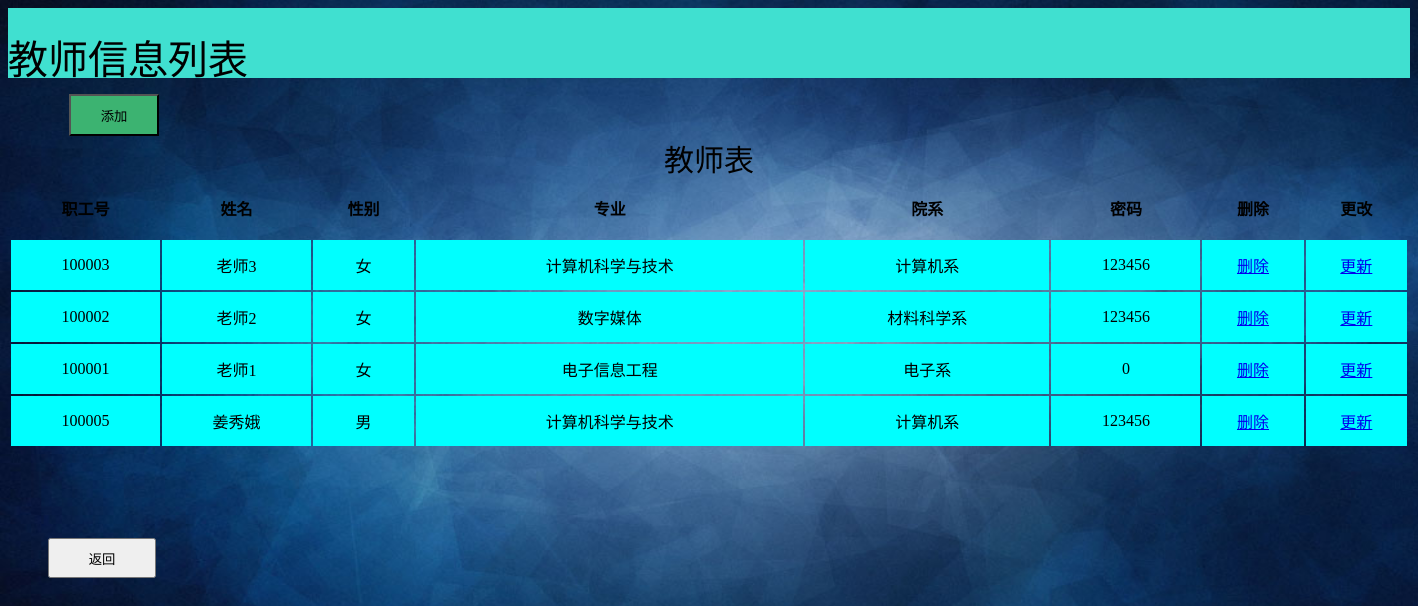
The app's page /m_teacher (signed in) with its own data.
### tables this page shows
CREATE TABLE teacher(
   id        text PRIMARY KEY     not null,
   name  text                            not null,
   sex      text                            not null,
   major text                         not null,
   password    text                     not null
);

CREATE TABLE major(
   id        text PRIMARY KEY     not null,
   name  text                            not null,
   department      text                         not null
);

### stu_manager_sys.py (the view)
@app.route('/m_teacher',methods=['GET'])
def m_teacher():
    if 'login_type' not in session:
        return render_template('login.html');
    id = session['account'];
    name = session['name'];
    sex = session['sex'];
    database = "database\Stu_Message_manger.db"
    conn = sqlite3.connect(database)
    cur = conn.cursor()
    cur.execute("select teacher.id,teacher.name,teacher.sex,major.name,major.department,teacher.password from teacher,major where teacher.major=major.id");
    result = cur.fetchall()  # 获得查询的结果
    cur.close()
    return render_template('manager_tea_list.html', account=session['account'], name=session['name'], sex=session['sex'], tea_table=result);

### templates/manager_tea_list.html (shortened to what this page needs)
<!DOCTYPE HTML PUBLIC "-//W3C//DTD HTML 4.01 Transitional//EN"
        "http://www.w3.org/TR/html4/loose.dtd">
<html>
<head>
</head>
<body background="{{ url_for('static', filename='pic/background.jpg') }}" style=" background-repeat:no-repeat ;background-size:100% 100%;background-attachment: fixed;">
<div class="top_div">
    <div class="top_txt">教师信息列表</div>
</div>
<TABLE align="center"   width="1400">
    <a href="/to_add_teacher">
        <input type="button" class="add_button" value="添加">
    </a>
    <CAPTION class="table_caption">教师表</CAPTION>
    <TR align="center" height="60px"> <TH>职工号</TH><TH>姓名</TH><TH>性别</TH><TH>专业</TH><TH>院系</TH><TH>密码</TH><TH>删除</TH><TH>更改</TH></TR>
    {%for item in tea_table%}
    <tr align="center" height="50px" bgcolor="aqua">
        {%for a in item%}
        <td>{{a}}</td>
        {% endfor %}
        <td><a href="/tea_delete?tea_id={{item[0]}}">删除</a></td>
        <td><a href="/to_tea_update?tea_id={{item[0]}}">更新</a></td>
    </tr>
    {% endfor %}
</TABLE>
<a href="/back">
    <input type="button" class="button_back" value="返回">
</a>
</body>
</html>

### templates/manager_tea_list.html (style rules this page uses)
.top_div { height: 70px; width: 100%; background-color: #40E0D0; }
.top_txt { position: absolute; font-size: 40px; top: 28px; height: 40px; width: 100%; }
.table_caption { height: 40px; font-size: 30px; }
.add_button { background-color: mediumseagreen; height: 42px; width: 90px; margin-top: 16px; margin-left: 61px; }
.button_back { height: 40px; width: 108px; margin-left: 40px; margin-top: 90px; }

### records on screen
teacher: id "100003", name "老师3", item "女", password "123456"
major: name "计算机科学与技术", department "计算机系"
teacher: id "100002", name "老师2", item "女", password "123456"
major: name "数字媒体", department "材料科学系"
teacher: id "100001", name "老师1", item "女" "0"
major: name "电子信息工程", department "电子系"
teacher: id "100005", name "姜秀娥", item "男", password "123456"
